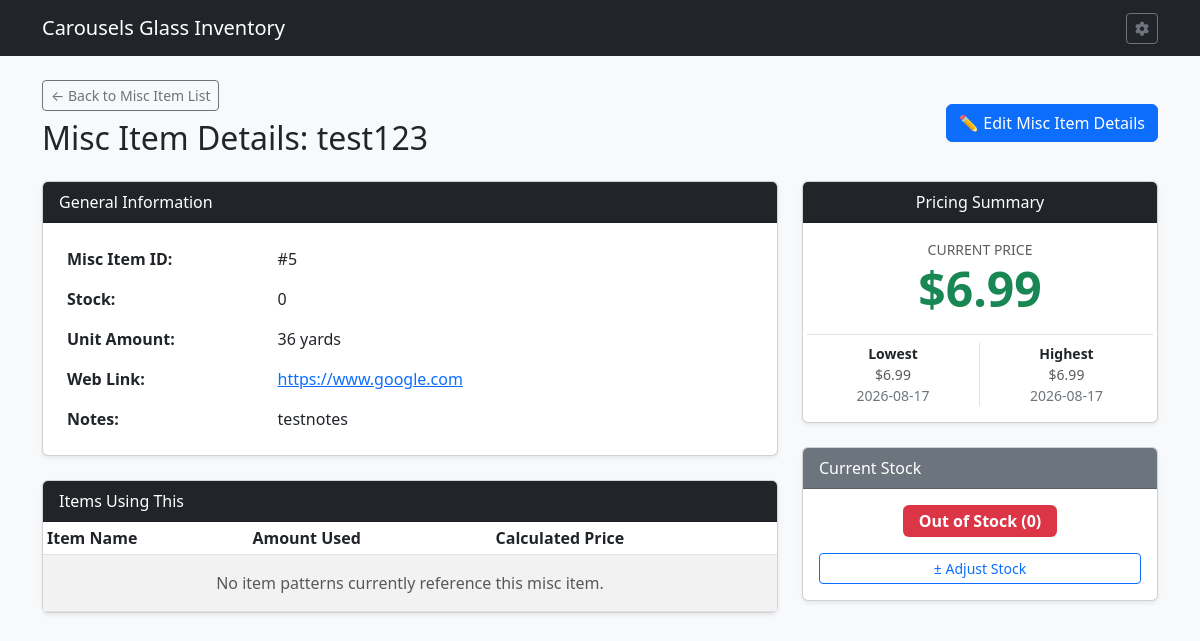
Page /misc_item/5 on the earlier database version.
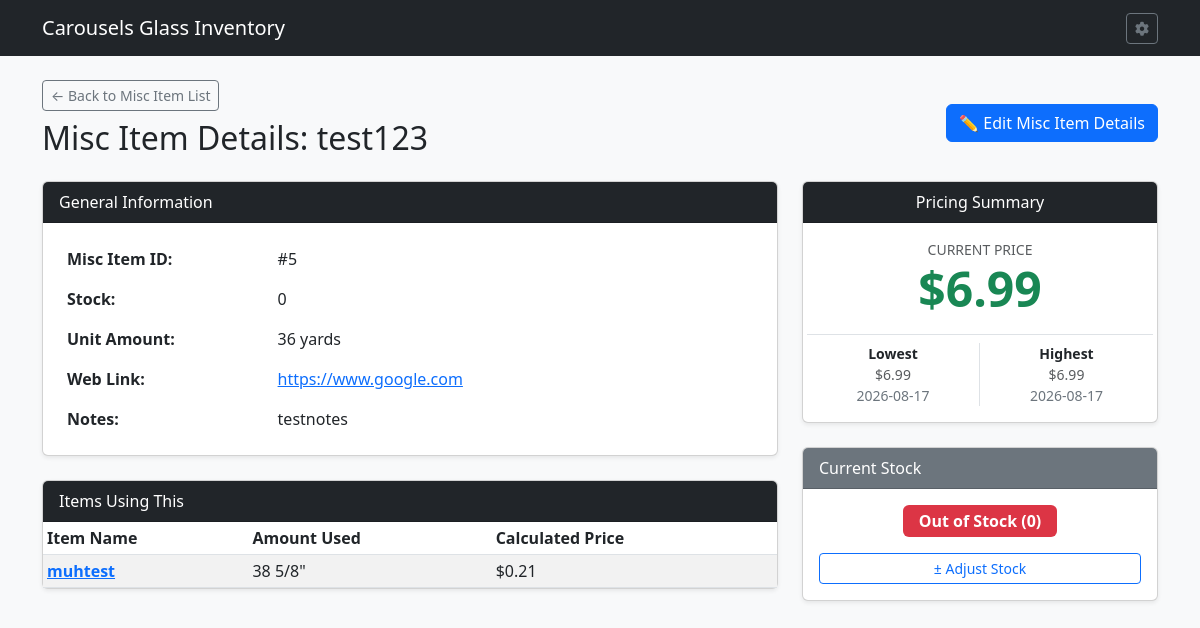
Same page on the later database version.
### tables this page shows
CREATE TABLE ITM (

    ITEMID INTEGER PRIMARY KEY AUTOINCREMENT,	--Item ID
    ITMNAME TEXT,				--Item Name
    ITMIMG TEXT,				--Item Image
    ONEOFF INTEGER,				--One off Item
    VARIAT INTEGER,				--Is Variation Boolean
    ITMGRP TEXT,				--Item Group
    CURRENT INTEGER,				--Currently Being Sold Bool
    ITMPTRN TEXT,				--Item Pattern Image
    ITMSVG TEXT,				--Item SVG
    ITMNOTE TEXT,				--Item Notes
    ITMLEN TEXT,				--Item Length
    ITMWID TEXT,				--Item Width
    IMISLDR INTEGER,				--Item Solder IMI ID
    IMICAME INTEGER,				--Item CAME IMI ID
    IMIFOIL INTEGER,				--Item Foil IMI ID
    IMICHAIN INTEGER,				--Item Chain IMI ID
    IMIRING INTEGER,				--Item Ring IMI ID
    IMIWIRE INTEGER,				--Item Wire IMI ID
    PARENT INTEGER,				--Parent Item ID
    PATINA TEXT,				--Patina Type
    ISACTIVE INTEGER,				--Is Active Item

    FOREIGN KEY (ITMGRP) REFERENCES IGP(ITMGRP) ON DELETE SET NULL ON UPDATE CASCADE,
    FOREIGN KEY (IMISLDR) REFERENCES IMI(IMIID) ON DELETE SET NULL ON UPDATE CASCADE,
    FOREIGN KEY (IMICAME) REFERENCES IMI(IMIID) ON DELETE SET NULL ON UPDATE CASCADE,
    FOREIGN KEY (IMIFOIL) REFERENCES IMI(IMIID) ON DELETE SET NULL ON UPDATE CASCADE,
    FOREIGN KEY (IMICHAIN) REFERENCES IMI(IMIID) ON DELETE SET NULL ON UPDATE CASCADE,
    FOREIGN KEY (IMIRING) REFERENCES IMI(IMIID) ON DELETE SET NULL ON UPDATE CASCADE,
    FOREIGN KEY (IMIWIRE) REFERENCES IMI(IMIID) ON DELETE SET NULL ON UPDATE CASCADE,
    FOREIGN KEY (PATINA) REFERENCES PATINA(PATINA) ON DELETE SET NULL ON UPDATE CASCADE
);

CREATE TABLE IMI (
    IMIID INTEGER PRIMARY KEY AUTOINCREMENT,	--IMI Link ID
    ITEMID INTEGER,				--Item ID
    MSIID INTEGER,				--Misc Item ID
    IMIAMT NUMERIC,				--Amount of Misc Item

    FOREIGN KEY (MSIID) REFERENCES MSI(MSIID) ON DELETE CASCADE ON UPDATE CASCADE
);

### routes/misc_routes.py (the view, shortened to what this page needs)
@misc_bp.route('/misc_item/<int:misc_id>', methods=['GET', 'POST'])
def misc_detail(misc_id):
    db = get_db_from_app()
    misc = db.execute('''

        SELECT m.*, u.UNTTYPE, u.CFACTOR,

               COALESCE((

                   SELECT i.MSISTOCK

                   FROM MSIINV i

                   WHERE i.MSIID = m.MSIID

                   ORDER BY i.TS DESC, i.MSITRNID DESC

                   LIMIT 1

               ), 0) AS CURRENT_STOCK

        FROM MSI m

        LEFT JOIN UNTS u ON m.UNTTYPE = u.UNTTYPE

        WHERE m.MSIID = ?

    ''', (misc_id,)).fetchone()
    if not misc:
        flash('Misc Item record not found.', 'danger')
        return redirect(url_for('misc_bp.list_misc'))
    raw_items = db.execute('''

        SELECT m.*, i.IMIAMT, t.ITMNAME, t.ITEMID

        FROM MSI m

        LEFT JOIN UNTS u ON m.UNTTYPE = u.UNTTYPE

        LEFT JOIN IMI i on m.MSIID = i.MSIID

        LEFT JOIN ITM t ON i.ITEMID = t.ITEMID

        WHERE m.MSIID = ?

    ''', (misc_id,)).fetchall()
    current_price = db.execute(
        """

          SELECT MSIPRICE AS PRICE FROM MSP

          WHERE MSIID = ? AND (ENDDATE IS NULL OR ENDDATE >= DATE('now'))

          ORDER BY STDATE DESC LIMIT 1

        """,
        (misc_id,),
    ).fetchone()
    lowest_price = db.execute(
        """

          SELECT MSIPRICE AS PRICE, STDATE AS START_DATE, ENDDATE AS END_DATE FROM MSP

          WHERE MSIID = ?

          ORDER BY MSIPRICE ASC LIMIT 1

        """,
        (misc_id,),
    ).fetchone()
    highest_price = db.execute(
        """

          SELECT MSIPRICE AS PRICE, STDATE AS START_DATE, ENDDATE AS END_DATE FROM MSP

          WHERE MSIID = ?

          ORDER BY MSIPRICE DESC LIMIT 1

        """,
        (misc_id,),
    ).fetchone()
    unit_price = float(current_price['PRICE']) if current_price and current_price['PRICE'] else 0.0
    cfactor = float(misc['CFACTOR']) if misc['CFACTOR'] and float(misc['CFACTOR']) > 0 else 1.0
    msiunit = float(misc['MSIUNIT']) if misc['MSIUNIT'] is not None and float(misc['MSIUNIT']) > 0 else 1.0
    divisor = cfactor * msiunit
    items = []
    for row in raw_items:
        if row['ITEMID'] is None:
            continue
        item = dict(row)
        raw_amt = float(item['IMIAMT']) if item['IMIAMT'] is not None else 0.0
        if misc['MSITYPE'] == 'Solder':
            came_row = db.execute('''

                SELECT i.IMIAMT

                FROM IMI i

                JOIN MSI m ON i.MSIID = m.MSIID

                WHERE i.ITEMID = ? AND m.MSITYPE = 'Came'

            ''', (item['ITEMID'],)).fetchone()
            raw_came = float(came_row['IMIAMT']) if came_row and came_row['IMIAMT'] is not None else 0.0
            calc_amt = (raw_amt * 0.3776 * 2) + (raw_came * 0.1652 * 2)
        elif misc['MSITYPE'] == 'Came':
            calc_amt = raw_amt * 0.1652 * 2
        else:
            calc_amt = raw_amt
        item['CALC_AMT'] = calc_amt
        if divisor > 0 and unit_price > 0:
            item['CALC_PRICE'] = calc_amt * (unit_price / divisor)
        else:
            item['CALC_PRICE'] = 0.0
        items.append(item)
    return render_template(
        'misc_detail.html', misc=misc, items=items, current_price=current_price, lowest_price=lowest_price,
        highest_price=highest_price, today_date=date.today().isoformat()
    )

### app.py (called while the page is built)
def get_db():
    conn = sqlite3.connect(DATABASE)
    conn.row_factory = sqlite3.Row
    conn.execute("PRAGMA foreign_keys = ON;")
    return conn

### routes/misc_routes.py (called while the page is built)
@misc_bp.context_processor
def inject_utils():
    return dict(format_fractional_inches=format_fractional_inches)

def get_db_from_app():
    from __main__ import get_db
    return get_db()

### utils.py (called while the page is built)
def format_fractional_inches(value):
    if value is None:
        return '—'
    try:
        val = float(value)
    except (ValueError, TypeError):
        return '—'
    whole = int(val)
    remainder = val - whole
    eighths = round(remainder * 8)
    if eighths == 8:
        whole += 1
        eighths = 0
    fractions = {
        0: '',
        1: '1/8',
        2: '1/4',
        3: '3/8',
        4: '1/2',
        5: '5/8',
        6: '3/4',
        7: '7/8'
    }
    frac_str = fractions.get(eighths, '')
    if whole == 0 and frac_str == '':
        return '0"'
    elif whole == 0:
        return f'{frac_str}"'
    elif frac_str == '':
        return f'{whole}"'
    else:
        return f'{whole} {frac_str}"'

### templates/misc_detail.html (shortened to what the changed rows need)
{% extends 'base.html' %}
{% block content %}
<div class="d-flex justify-content-between align-items-center mb-3">
    <div>
        <h2>Misc Item Details: {{ misc.MSINAME }}</h2>
    </div>
</div>
<div class="row">
    <div class="col-md-8">
        <div class="card shadow-sm mb-4">
            <div class="card-body">
                <table class="table table-borderless mb-0">
                    <tbody>
                        <tr>
                            <th style="width: 30%;">Misc Item ID:</th>
                        </tr>
                        <tr>
                            <th>Stock:</th>
                        </tr>
                        <tr>
                            <th>Unit Amount:</th>
                        </tr>
                        <tr>
                            <th>Web Link:</th>
                        </tr>
                        <tr>
                            <th>Notes:</th>
                        </tr>
                    </tbody>
                </table>
            </div>
        </div>
        <div class="card shadow-sm">
            <div class="card-body p-0">
                <table class="table table-sm table-striped mb-0">
                    <thead>
                        <tr>
                            <th>Item Name</th>
                            <th>Amount Used</th>
                            <th>Calculated Price</th>
                        </tr>
                    </thead>
                    <tbody>
                        {% if items %}
                            {% for i in items %}
                            <tr>
                                <td>
                                    <a href="{{ url_for('item_detail', item_id=i.ITEMID) }}">
                                        <strong>{{ i.ITMNAME }}</strong>
                                    </a>
                                </td>
                                <td>
                                    {% if unit_label | trim == 'in' %}
                                        {{ format_fractional_inches(i.CALC_AMT) }}
                                    {% else %}
                                        {{ "%.2f"|format(i.CALC_AMT) }} {{ unit_label | trim }}
                                    {% endif %}
                                </td>
                                <td>
                                    ${{ "%.2f"|format(i.CALC_PRICE) }}
                                </td>
                            </tr>
                            {% endfor %}
                        {% else %}
                        <tr>
                            <td colspan="3" class="text-center py-3 text-muted">No item patterns currently reference this misc item.</td>
                        </tr>
                        {% endif %}
                    </tbody>
                </table>
            </div>
        </div>
    </div>
    <div class="col-md-4">
        <div class="card shadow-sm mb-4 text-center">
            <div class="card-body">
                <div class="mb-3">
                    <h2 class="display-5 fw-bold text-success mb-0">
                        ${% if current_price %}{{ "%.2f"|format(current_price.PRICE) }}{% else %}0.00{% endif %}
                    </h2>
                </div>
            </div>
        </div>
                {% set stock = misc.CURRENT_STOCK if misc.CURRENT_STOCK is not none else 0 %}
    </div>
</div>
{% endblock %}

Differences in the rows shown:
now on this page (row unchanged): ITM: ITMNAME "muhtest", CALC_PRICE "0.21"
added IMI: IMIAMT "38 5/8\""
Other differences:
text no longer shown: "No item patterns currently reference this misc item."
